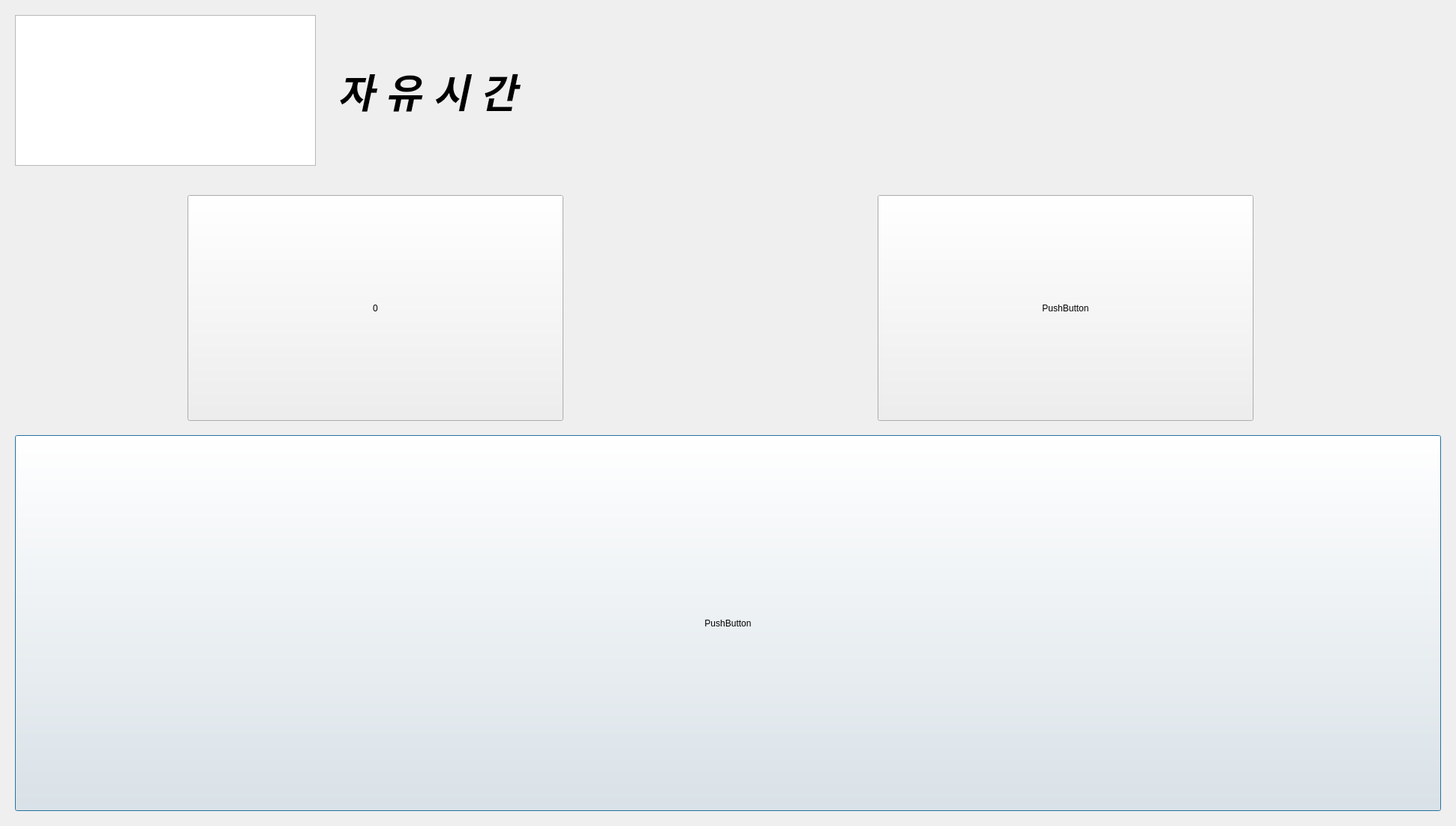
<?xml version="1.0" encoding="UTF-8"?>
<ui version="4.0">
 <class>Dialog</class>
 <widget class="QDialog" name="Dialog">
  <property name="sizePolicy">
   <sizepolicy hsizetype="Ignored" vsizetype="Ignored">
    <horstretch>0</horstretch>
    <verstretch>0</verstretch>
   </sizepolicy>
  </property>
  <property name="windowTitle">
   <string>Dialog</string>
  </property>
  <widget class="QPushButton" name="pushButton">
   <property name="geometry">
    <rect>
     <x>20</x>
     <y>580</y>
     <width>1901</width>
     <height>501</height>
    </rect>
   </property>
   <property name="text">
    <string>PushButton</string>
   </property>
  </widget>
  <widget class="QPushButton" name="number">
   <property name="geometry">
    <rect>
     <x>250</x>
     <y>260</y>
     <width>501</width>
     <height>301</height>
    </rect>
   </property>
   <property name="sizePolicy">
    <sizepolicy hsizetype="Minimum" vsizetype="Fixed">
     <horstretch>0</horstretch>
     <verstretch>0</verstretch>
    </sizepolicy>
   </property>
   <property name="layoutDirection">
    <enum>Qt::LeftToRight</enum>
   </property>
   <property name="text">
    <string>0</string>
   </property>
   <property name="autoRepeatDelay">
    <number>300</number>
   </property>
   <property name="autoDefault">
    <bool>true</bool>
   </property>
  </widget>
  <widget class="QPushButton" name="pushButton_2">
   <property name="geometry">
    <rect>
     <x>1170</x>
     <y>260</y>
     <width>501</width>
     <height>301</height>
    </rect>
   </property>
   <property name="text">
    <string>PushButton</string>
   </property>
  </widget>
  <widget class="QGraphicsView" name="graphicsView">
   <property name="geometry">
    <rect>
     <x>20</x>
     <y>20</y>
     <width>401</width>
     <height>201</height>
    </rect>
   </property>
  </widget>
  <widget class="QLabel" name="label">
   <property name="geometry">
    <rect>
     <x>450</x>
     <y>20</y>
     <width>701</width>
     <height>201</height>
    </rect>
   </property>
   <property name="font">
    <font>
     <pointsize>40</pointsize>
     <weight>75</weight>
     <italic>true</italic>
     <bold>true</bold>
    </font>
   </property>
   <property name="text">
    <string>자 유 시 간</string>
   </property>
  </widget>
 </widget>
 <resources/>
 <connections>
  <connection>
   <sender>number</sender>
   <signal>clicked()</signal>
   <receiver>Dialog</receiver>
   <slot>add_number()</slot>
   <hints>
    <hint type="sourcelabel">
     <x>229</x>
     <y>461</y>
    </hint>
    <hint type="destinationlabel">
     <x>306</x>
     <y>663</y>
    </hint>
   </hints>
  </connection>
 </connections>
 <slots>
  <slot>add_number()</slot>
 </slots>
</ui>
